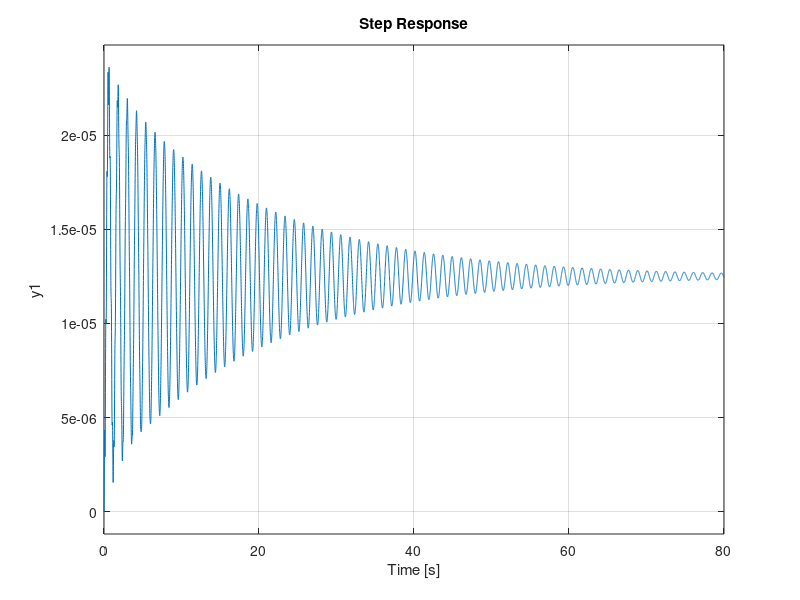

This figure's MATLAB source:
%The suspension system for one wheel of an old-fashioned pickup truck

M1 = 2500;                  % mass of Vehicle
M2 = 320;                   % mass of wheel
K1 = 80000;                 % suspension spring has a spring constant k1
K2 = 500000;                % tire spring constant k2
b1 = 350;                   % amping constant of the shock absorber

s = tf('s');                % transfer function
G1 = ((M1+M2)*s^2+b1*s+K2)/((M1*s^2+b1*s+K1)*(M2*s^2+b1*s+(K1+K2))-(b1*s+K1)*(b1*s+K1));  % gain1
G2 = (-M1*b1*s^3-M1*K2*s^2)/((M1*s^2+b1*s+K1)*(M2*s^2+b1*s+(K1+K2))-(b1*s+K1)*(b1*s+K1));  %gain2

sys = feedback(ss(G1),1);
step(sys)                   % plot of road
